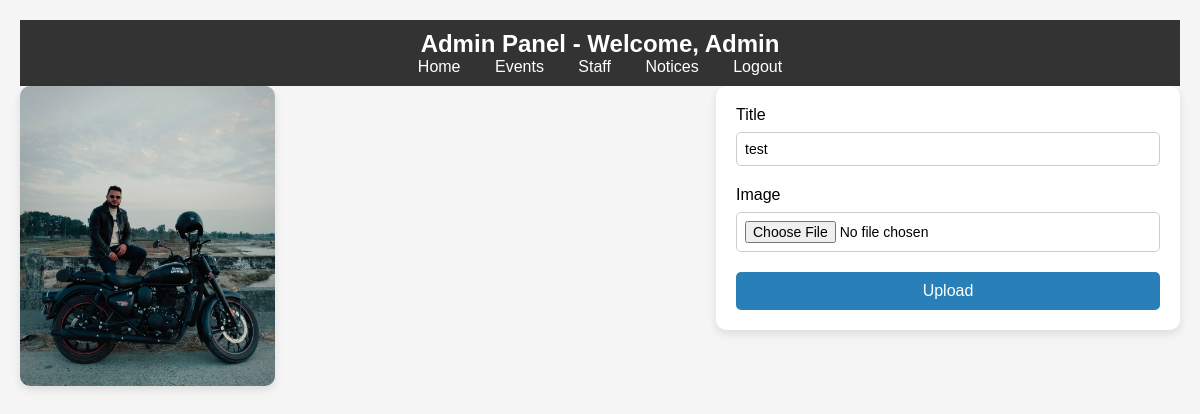
/Shree-Rastriya-Secondary-School/gallery/list/edit/15/ (signed in), run on the app's committed database.
### home/models.py (models this page shows, shortened)
class Gallery(models.Model):
    user = models.ForeignKey(User,on_delete=models.DO_NOTHING)
    name = models.CharField(max_length=100)
    image  = models.ImageField(blank=True)
    date = models.DateTimeField(auto_now_add=True)

### home/views.py (the view)
# urls.py: path('Shree-Rastriya-Secondary-School/gallery/list/edit/<int:photo_id>/',views.Edit_photo,name='edit-gallery'),
@login_required
def Edit_photo(request,photo_id):
    if request.method == "POST":
        mod = models.Gallery.objects.get(id=photo_id)
        user = request.user
        title = request.POST.get('name')
        image = request.FILES.get('image')
        mod.user = user
        mod.name=title
        mod.image=image
        mod.save()
        return redirect('home:list-gallery')
    else:
        data = models.Gallery.objects.get(id=photo_id)
        context = {
            'photo':data
        }
        return render(request,'home/editphoto.html',context)

### home/templates/home/editphoto.html (shortened to what this page needs)
{% load static %}
<html>
    <head>
    </head>
    <body>
        <div class="navbar">
            <h2>Admin Panel - Welcome, {{ user.username |title}}</h2>
            <div>
                <a href="{% url 'home:home' %}">Home</a>
                <a href="{% url 'home:events' %}">Events</a>
                <a href="{% url "home:staff-manage" %}"> Staff </a>
                <a href="#">Notices</a>
                <a href="{% url "home:logout" %}">Logout</a>
            </div>
        </div>
        <div class="container">
            <div class="image-section">
                <img src="{{ photo.image.url }}" alt="Uploaded Photo" class="image">
            </div>
            <div class="form-section">
                <form method="POST" enctype="multipart/form-data">
                    <div class="form-group">
                        <label for="name">Title</label>
                        <input type="text" id="name" name="name"  value="{{photo.name}}" placeholder="{{photo.name}}"required>
                    </div>
                    <div class="form-group">
                        <label for="image">Image</label>
                        <input type="file" id="image" name="image" accept="image/*" required>
                    </div>
                    <button type="submit">Upload</button>
                </form>
            </div>
        </div>
    </body>
</html>

### home/templates/home/editphoto.html (style rules this page uses)
* { margin: 0; padding: 0; box-sizing: border-box; }
body { font-family: 'Arial', sans-serif; background-color: #f5f5f5; padding: 20px; }
.navbar { background-color: #333; color: #fff; padding: 10px; text-align: center; }
.navbar a { color: #fff; text-decoration: none; margin: 0 15px; }
.container { display: flex; justify-content: space-between; align-items: flex-start; gap: 30px; }
.image-section { flex: 1; max-width: 50%; }
.image { max-width: 300px; max-height: 300px; width: auto; height: auto; border-radius: 10px; box-shadow: 0 4px 8px rgba(0, 0, 0, 0.1); }
.form-section { flex: 1; max-width: 40%; background-color: white; padding: 20px; border-radius: 10px; box-shadow: 0 4px 8px rgba(0, 0, 0, 0.1); }
.form-group { margin-bottom: 20px; }
.form-group label { display: block; font-size: 16px; margin-bottom: 8px; }
.form-group input { width: 100%; padding: 8px; font-size: 14px; border-radius: 5px; border: 1px solid #ccc; }
button { padding: 10px 15px; background-color: #2980b9; color: white; border: none; border-radius: 5px; font-size: 16px; cursor: pointer; width: 100%; }

### data on the page
Gallery: image (picture), name "test"

### other printed values
{{ user.username |title }} "Admin"
